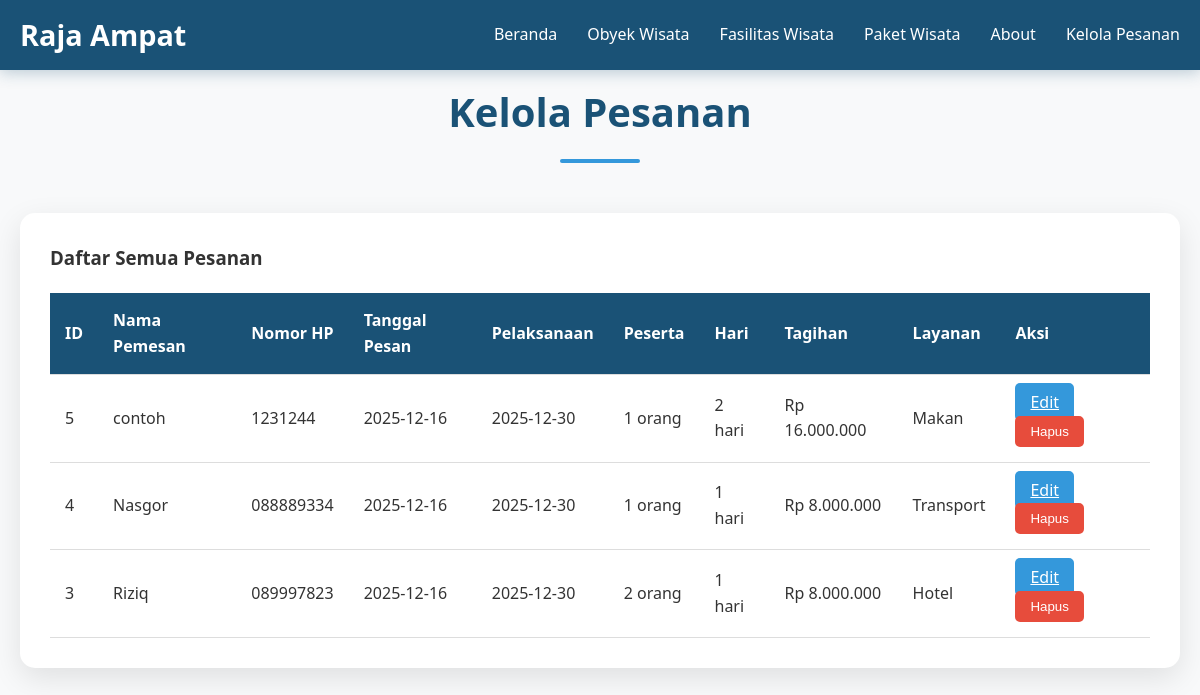
/modifikasi_pesanan.php, run on the app's committed database.
### tables this page shows
CREATE TABLE `pesanan` (
  `id` int(11) NOT NULL,
  `nama_pemesan` varchar(100) NOT NULL,
  `nomor_hp` varchar(20) NOT NULL,
  `tanggal_pesan` date NOT NULL,
  `waktu_pelaksanaan` date NOT NULL,
  `penginapan` tinyint(1) DEFAULT 0,
  `transportasi` tinyint(1) DEFAULT 0,
  `service_makan` tinyint(1) DEFAULT 0,
  `jumlah_peserta` int(11) NOT NULL,
  `jumlah_hari` int(11) NOT NULL,
  `harga_paket` int(11) NOT NULL,
  `jumlah_tagihan` int(11) NOT NULL,
  `created_at` timestamp NOT NULL DEFAULT current_timestamp()
);

### modifikasi_pesanan.php (the view, shortened to what this page needs)
<?php
require_once 'koneksi.php';
$sql = "SELECT * FROM pesanan ORDER BY created_at DESC";
$result = mysqli_query($conn, $sql);
$edit_data = null;
?>
<!DOCTYPE html>
<html lang="id">
<head>
    <link rel="stylesheet" href="style.css">
</head>
<body>
    <?php include 'navbar.php'; ?>
    <section class="admin-section">
        <div class="container">
            <h2 class="section-title">Kelola Pesanan</h2>
            <div class="admin-container">
                <?php if ($edit_data): ?>
                    <h3>Edit Pesanan #<?php echo $edit_data['id']; ?></h3>
                    <form method="POST" action="" style="margin-top: 20px;">
                        <input type="hidden" name="id" value="<?php echo $edit_data['id']; ?>">
                        <input type="hidden" name="update" value="1">
                        <div style="display: grid; grid-template-columns: 1fr 1fr; gap: 20px; margin-bottom: 20px;">
                            <div>
                                <label>Nama Pemesan</label>
                                <input type="text" name="nama" value="<?php echo htmlspecialchars($edit_data['nama_pemesan']); ?>" required style="width: 100%; padding: 10px; margin-top: 5px;">
                            </div>
                            <div>
                                <label>Nomor HP</label>
                                <input type="tel" name="nomor_hp" value="<?php echo htmlspecialchars($edit_data['nomor_hp']); ?>" required style="width: 100%; padding: 10px; margin-top: 5px;">
                            </div>
                        </div>
                        <div style="display: grid; grid-template-columns: 1fr 1fr; gap: 20px; margin-bottom: 20px;">
                            <div>
                                <label>Tanggal Pesan</label>
                                <input type="date" name="tanggal_pesan" value="<?php echo $edit_data['tanggal_pesan']; ?>" required style="width: 100%; padding: 10px; margin-top: 5px;">
                            </div>
                            <div>
                                <label>Waktu Pelaksanaan</label>
                                <input type="date" name="waktu_pelaksanaan" value="<?php echo $edit_data['waktu_pelaksanaan']; ?>" required style="width: 100%; padding: 10px; margin-top: 5px;">
                            </div>
                        </div>
                        <div style="margin-bottom: 20px;">
                            <label style="display: block; margin-bottom: 10px;">Layanan Tambahan:</label>
                            <div style="display: flex; gap: 20px;">
                                <label>
                                    <input type="checkbox" name="penginapan" value="1" <?php echo $edit_data['penginapan'] ? 'checked' : ''; ?>>
                                    Penginapan
                                </label>
                                <label>
                                    <input type="checkbox" name="transportasi" value="1" <?php echo $edit_data['transportasi'] ? 'checked' : ''; ?>>
                                    Transportasi
                                </label>
                                <label>
                                    <input type="checkbox" name="service_makan" value="1" <?php echo $edit_data['service_makan'] ? 'checked' : ''; ?>>
                                    Service/Makan
                                </label>
                            </div>
                        </div>
                        <div style="display: grid; grid-template-columns: 1fr 1fr; gap: 20px; margin-bottom: 20px;">
                            <div>
                                <label>Jumlah Peserta</label>
                                <input type="number" name="jumlah_peserta" value="<?php echo $edit_data['jumlah_peserta']; ?>" min="1" required style="width: 100%; padding: 10px; margin-top: 5px;">
                            </div>
                            <div>
                                <label>Jumlah Hari</label>
                                <input type="number" name="jumlah_hari" value="<?php echo $edit_data['jumlah_hari']; ?>" min="1" required style="width: 100%; padding: 10px; margin-top: 5px;">
                            </div>
                        </div>
                        <div style="margin-bottom: 20px;">
                            <label>Harga Paket (Termasuk Layanan)</label>
                            <input type="number" name="harga_paket_total" value="<?php echo $edit_data['harga_paket']; ?>" required style="width: 100%; padding: 10px; margin-top: 5px;">
                        </div>
                        <div style="margin-bottom: 20px;">
                            <label>Jumlah Tagihan</label>
                            <input type="number" name="jumlah_tagihan" value="<?php echo $edit_data['jumlah_tagihan']; ?>" required style="width: 100%; padding: 10px; margin-top: 5px;">
                            <small>Jumlah Tagihan = Hari × Peserta × Harga Paket</small>
                        </div>
                        <div style="display: flex; gap: 10px; margin-top: 30px;">
                            <button type="submit" class="action-btn edit-btn" style="flex: 1;">Simpan Perubahan</button>
                            <a href="modifikasi_pesanan.php" class="action-btn delete-btn" style="flex: 1; text-align: center; text-decoration: none;">Batal</a>
                        </div>
                    </form>
                <?php else: ?>
                    <h3>Daftar Semua Pesanan</h3>
                    <?php if (mysqli_num_rows($result) > 0): ?>
                        <div style="overflow-x: auto;">
                            <table class="orders-table">
                                <thead>
                                    <tr>
                                        <th>ID</th>
                                        <th>Nama Pemesan</th>
                                        <th>Nomor HP</th>
                                        <th>Tanggal Pesan</th>
                                        <th>Pelaksanaan</th>
                                        <th>Peserta</th>
                                        <th>Hari</th>
                                        <th>Tagihan</th>
                                        <th>Layanan</th>
                                        <th>Aksi</th>
                                    </tr>
                                </thead>
                                <tbody>
                                    <?php while ($row = mysqli_fetch_assoc($result)): ?>
                                    <tr>
                                        <td><?php echo $row['id']; ?></td>
                                        <td><?php echo htmlspecialchars($row['nama_pemesan']); ?></td>
                                        <td><?php echo htmlspecialchars($row['nomor_hp']); ?></td>
                                        <td><?php echo $row['tanggal_pesan']; ?></td>
                                        <td><?php echo $row['waktu_pelaksanaan']; ?></td>
                                        <td><?php echo $row['jumlah_peserta']; ?> orang</td>
                                        <td><?php echo $row['jumlah_hari']; ?> hari</td>
                                        <td>Rp <?php echo number_format($row['jumlah_tagihan'], 0, ',', '.'); ?></td>
                                        <td>
                                            <?php
                                            $layanan = [];
                                            if ($row['penginapan']) $layanan[] = "Hotel";
                                            if ($row['transportasi']) $layanan[] = "Transport";
                                            if ($row['service_makan']) $layanan[] = "Makan";
                                            echo implode(", ", $layanan);
                                            ?>
                                        </td>
                                        <td>
                                            <a href="modifikasi_pesanan.php?edit=<?php echo $row['id']; ?>" class="action-btn edit-btn">Edit</a>
                                            <button onclick="confirmDelete(<?php echo $row['id']; ?>)" class="action-btn delete-btn">Hapus</button>
                                        </td>
                                    </tr>
                                    <?php endwhile; ?>
                                </tbody>
                            </table>
                        </div>
                    <?php else: ?>
                        <p style="text-align: center; padding: 40px; color: #666;">
                            Belum ada pesanan. <a href="index.php">Buat pesanan pertama</a>
                        </p>
                    <?php endif; ?>
                <?php endif; ?>
            </div>
        </div>
    </section>
</body>
</html>

### navbar.php (shortened to what this page needs)
<nav class="navbar">
    <div class="nav-container">
        <div class="nav-logo">
            <h2>Raja Ampat</h2>
        </div>
        <ul class="nav-menu">
            <li class="nav-item">
                <a href="index.php" class="nav-link">Beranda</a>
            </li>
            <li class="nav-item">
                <a href="index.php#obyek-wisata" class="nav-link">Obyek Wisata</a>
            </li>
            <li class="nav-item">
                <a href="index.php#fasilitas" class="nav-link">Fasilitas Wisata</a>
            </li>
            <li class="nav-item">
                <a href="index.php#paket-wisata" class="nav-link">Paket Wisata</a>
            </li>
            <li class="nav-item">
                <a href="index.php#about" class="nav-link">About</a>
            </li>
            <li class="nav-item">
                <a href="modifikasi_pesanan.php" class="nav-link">Kelola Pesanan</a>
            </li>
        </ul>
    </div>
</nav>

### style.css (style rules this page uses)
* { margin: 0; padding: 0; box-sizing: border-box; }
body { font-family: 'Segoe UI', Tahoma, Geneva, Verdana, sans-serif; line-height: 1.6; color: #333; background: #f0f8ff; }
.container { max-width: 1200px; margin: 0 auto; padding: 0 20px; }
.section-title { text-align: center; font-size: 2.5rem; margin-bottom: 50px; color: #1a5276; position: relative; }
.section-title::after { content: ''; display: block; width: 80px; height: 4px; background: #3498db; margin: 15px auto; border-radius: 2px; }
.navbar { background: #1a5276; position: fixed; top: 0; width: 100%; z-index: 1000; box-shadow: 0 2px 15px rgba(26, 82, 118, 0.3); }
.nav-container { max-width: 1200px; margin: 0 auto; padding: 0 20px; display: flex; justify-content: space-between; align-items: center; height: 70px; }
.nav-logo h2 { color: white; font-size: 1.8rem; font-weight: 700; }
.nav-menu { display: flex; list-style: none; gap: 30px; }
.nav-link { color: white; text-decoration: none; font-weight: 500; padding: 10px 0; transition: color 0.3s ease; position: relative; }
.nav-link::after { content: ''; position: absolute; bottom: 0; left: 0; width: 0; height: 2px; background: #85c1e9; transition: width 0.3s ease; }
html { scroll-behavior: smooth; }

### modifikasi_pesanan.php (style rules this page uses)
.admin-section { padding: 80px 0; background: #f8f9fa; min-height: 100vh; }
.admin-container { max-width: 1200px; margin: 0 auto; background: white; padding: 30px; border-radius: 15px; box-shadow: 0 10px 30px rgba(0,0,0,0.1); }
.orders-table { width: 100%; border-collapse: collapse; margin-top: 20px; }
.orders-table th, .orders-table td { padding: 15px; text-align: left; border-bottom: 1px solid #ddd; }
.orders-table th { background: #1a5276; color: white; position: sticky; top: 0; }
.action-btn { padding: 8px 15px; border: none; border-radius: 5px; cursor: pointer; margin-right: 5px; font-weight: 500; transition: all 0.3s ease; }
.edit-btn { background: #3498db; color: white; }
.delete-btn { background: #e74c3c; color: white; }

### data on the page
pesanan: id "5", nama_pemesan "contoh", nomor_hp "1231244", tanggal_pesan "2025-12-16", waktu_pelaksanaan "2025-12-30", jumlah_peserta "1", jumlah_hari "2", jumlah_tagihan "16.000.000", layanan "Makan"
pesanan: id "4", nama_pemesan "Nasgor", nomor_hp "088889334", tanggal_pesan "2025-12-16", waktu_pelaksanaan "2025-12-30", jumlah_peserta "1", jumlah_hari "1", jumlah_tagihan "8.000.000", layanan "Transport"
pesanan: id "3", nama_pemesan "Riziq", nomor_hp "089997823", tanggal_pesan "2025-12-16", waktu_pelaksanaan "2025-12-30", jumlah_peserta "2", jumlah_hari "1", jumlah_tagihan "8.000.000", layanan "Hotel"
